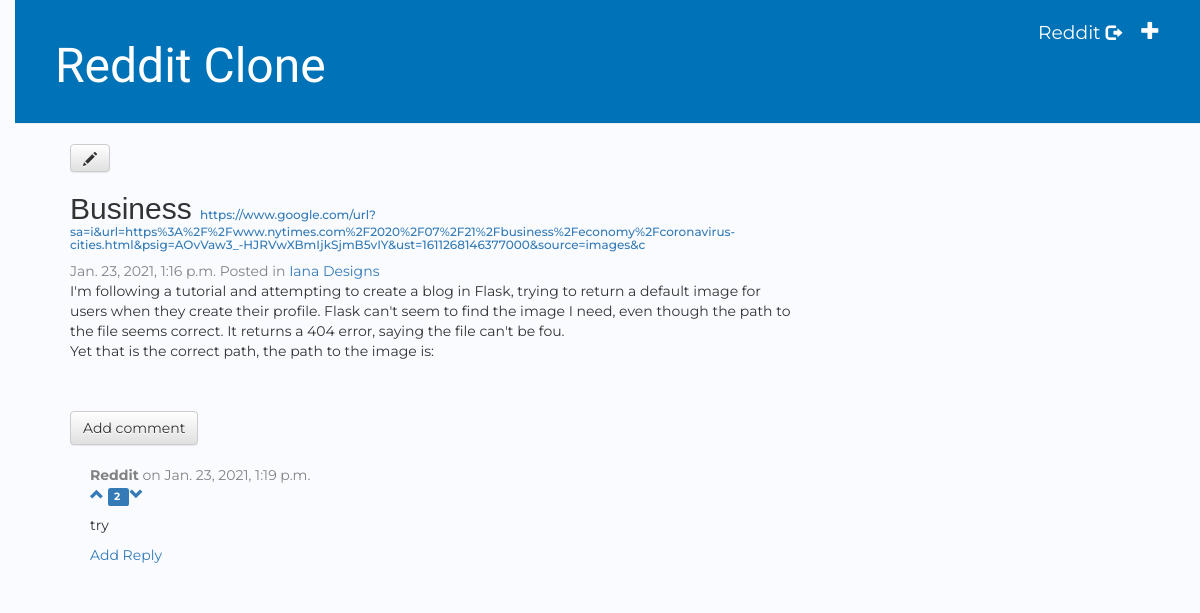
Screenshot of /post/ba264a36-b6ab-40bd-ba61-9251c0492476/ (signed in) with the database file from the repository.
### reddit/models.py (models this page shows, shortened)
class Votable(BaseModel):
    upvote_count = models.PositiveIntegerField(default=0)
    downvote_count = models.PositiveIntegerField(default=0)
    class Meta: abstract = True
    def get_user_vote(self, user):
        if not user or not user.is_authenticated: return None
        uv = UserVote.get_or_none(voter=voter, object_id = self.eid)
        if not uv: return None
        if uv.vote_type == UserVote.UP_VOTE: return 1
        else: return -1
    def get_score(self):
        return self.upvote_count - self.downvote_count

class Post(Votable):
    title = models.CharField(max_length=200)
    submitter = models.ForeignKey(settings.AUTH_USER_MODEL, related_name='posts_submitted', on_delete=models.CASCADE)
    url = models.URLField('URL', max_length=200, null=True, blank=True)
    text = models.TextField(blank=True, null=True)
    comment_count = models.PositiveIntegerField(default=0)
    def children(self):
        return self.comments.filter(parent=None)

class BaseModel(models.Model):
    eid = models.UUIDField(primary_key=True, default=uuid.uuid4, editable=False)
    date_created = models.DateTimeField(auto_now_add=True, db_index=True)
    class Meta: abstract = True

class SubReddit(BaseModel):
    name = models.CharField(max_length=200)
    posts = models.ManyToManyField('Post', related_name='subreddits', blank=True, through='SubRedditPost')
    cover_image_url = models.URLField('Cover Image URL', max_length=200, blank=True, null=True )
    moderators = models.ManyToManyField(settings.AUTH_USER_MODEL, related_name='subreddits_moderated')

class Comment(Votable):
    post = models.ForeignKey(Post, related_name='comments', on_delete=models.CASCADE)
    author = models.ForeignKey(settings.AUTH_USER_MODEL, related_name='comments_authored', on_delete=models.CASCADE)
    text = models.TextField()
    parent = models.ForeignKey('self', related_name='children', null=True, blank=True, on_delete=models.CASCADE)

### reddit/views.py (the view)
# urls.py: path('post/<uuid:pk>/', views.post_detail, name='post_detail'),
def post_detail(request, pk):
    post = get_object_or_404(Post, pk=pk)
    return render(request, 'reddit/post_detail.html', {'post': post})

### reddit/templatetags/filters.py (called while the page is built)
@register.filter
def user_has_voted(el, user):
    return el.get_user_vote(user)

### templates/reddit/post_detail.html
{% extends 'reddit/base.html' %}
{% block content %}
    <div class="post">
        {% if user.is_authenticated %}
            <a class="btn btn-default" href="{% url 'post_edit' pk=post.pk %}"><span class="glyphicon glyphicon-pencil"></span></a>
        {% endif %}
        <h2>{{ post.title }}
            {% if post.url %}
                <span class="url"><a href="{{post.url}}">{{post.url}}</a>
            {% endif %}
        </h2>
        <div class="date">
            {{ post.date_created }}
            {% include "reddit/subs_posted.html" with post=post %}
        </div>
        <p>{{ post.text|linebreaksbr }}</p>
    </div>
    <a class="btn btn-default" href="{% url 'add_comment_to_post' pk=post.pk%}">Add comment</a>
    {% if post.comment_count > 0 %}
        {% include "reddit/comment.html" with comments=post.children.all %}
    {% else %}
        <p>Be the first one to comment!</p>
    {% endif %}
{% endblock %}

### templates/reddit/base.html (shortened to what this page needs)
{% load static %}
<html>
    <head>
        <link rel="stylesheet" href="https://cdn.jsdelivr.net/npm/bootstrap@4.6.0/dist/css/bootstrap.min.css">
        <link rel="stylesheet" href="//maxcdn.bootstrapcdn.com/bootstrap/3.2.0/css/bootstrap.min.css">
        <link rel="stylesheet" href="//maxcdn.bootstrapcdn.com/bootstrap/3.2.0/css/bootstrap-theme.min.css">
        <link rel="stylesheet" href="{% static 'css/reddit.css' %}">
    </head>
    <body>
        <div class="page-header">
            {% if user.is_authenticated %}
                <a href="{% url 'post_new' %}" class="top-menu"><span class="glyphicon glyphicon-plus"></span></a>
                <p class="top-menu">{{ user.username }} <small><a class="glyphicon glyphicon-log-out logout" href="{% url 'logout' %}"></a></small></p>
            {% else %}
                <a href="{% url 'login' %}" class="top-menu"><span class="glyphicon glyphicon-lock"></span></a>
            {% endif %}
            <h1><a href="/">Reddit Clone</a></h1>
        </div>
        <div class="content container">
            <div class="row">
                <div class="col-md-8">
                {% block content %}
                {% endblock %}
                </div>
            </div>
        </div>
    </body>
</html>

### templates/reddit/subs_posted.html
{%if post.subreddits.count %}
    <span>Posted in</span>
    {% for sub in post.subreddits.all %}
        <a href="{% url 'sub_detail' pk=sub.pk %}">{{ sub.name }}</a>
    {% endfor %}
{%endif%}

### templates/reddit/comment.html (shortened to what this page needs)
{% block content %}
    {% for comment in comments %}
        <div class="comment">
            <div class="date"> <strong>{{ comment.author }}</strong> on {{ comment.date_created }}</div>
            {% include "reddit/vote.html" with el=comment %}
            <p>{{ comment.text|linebreaks }}</p>
            <a href="{% url 'add_reply_to_comment' pk=post.pk parent_pk=comment.pk %}">Add Reply</a>
        </div>
    {% endfor %}
{% endblock %}

### templates/reddit/vote.html
{% load filters %}
    <a class="glyphicon glyphicon-chevron-up"
        {% if el|user_has_voted:user == 1%}
            text-success
        {% else %}
            text-muted
        {% endif %}
            href="{% url 'upvote' pk=el.pk%}">
    </a>
    <span class="label label-primary">
        {{ el.get_score }}
    </span>
    <a class="glyphicon glyphicon-chevron-down"
        {% if el|user_has_voted:user == -1 %}
            text-success
        {% else %}
            text-muted
        {% endif %}
            href="{% url 'downvote' pk=el.pk %}">
    </a>

### reddit/static/css/reddit.css (style rules this page uses)
* { font-family: 'Montserrat', sans-serif; }
body { padding-left: 15px; background-color: #f9fbff; }
h1 a { color: #FCA205; font-family: 'Tangerine', cursive; }
.page-header { background-color: #0072b7; margin-top: 0; padding: 20px 20px 20px 40px; }
.page-header h1, .page-header h1 a, .page-header h1 a:visited, .page-header h1 a:active { color: #ffffff; font-size: 36pt; text-decoration: none; }
.content { margin-left: 40px; }
h1, h2, h3, h4 { font-family: 'Helvetica'; }
.date { color: #828282; }
.top-menu, .top-menu:hover, .top-menu:visited { color: #ffffff; float: right; font-size: 14pt; margin-right: 20px; }
.post { padding-bottom: 40px; }
.url { font-size: .4em; }
.comment { margin: 20px; }
.logout { color: #fff; }

### rows the page displays
Post: title "Business", url "https://www.google.com/url?sa=i&url=https%3A%2F%2Fwww.nytimes.com%2F2020%2F07%2F21%2Fbusiness%2Feconomy%2Fcoronavirus-cities.html&psig=AOvVaw3_-HJRVwXBmIjkSjmB5vIY&ust=1611268146377000&source=images&c", date_created "Jan. 23, 2021, 1:16 p.m.", text "I'm following a tutorial and attempting to create a blog in Flask, trying to return a default image for users when they create their profile. Flask can't seem to find the image I need, even though the path to the file seems correct. It returns a 404 error, saying the file can't be fou. Yet that is the correct path, the path to the image is:"
SubReddit: name "Iana Designs"
Comment: author "Reddit", date_created "Jan. 23, 2021, 1:19 p.m.", get_score "2", text "try"

### other values shown
{{ user.username }} "Reddit"
